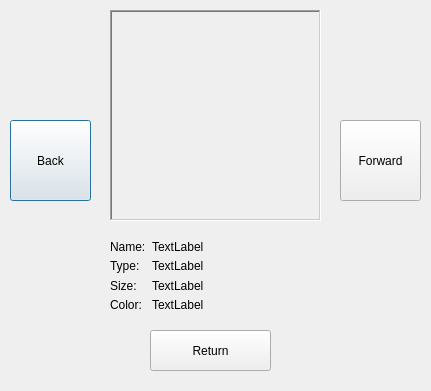
<?xml version="1.0" encoding="UTF-8"?>
<ui version="4.0">
 <class>Results</class>
 <widget class="QDialog" name="Results">
  <property name="geometry">
   <rect>
    <x>0</x>
    <y>0</y>
    <width>431</width>
    <height>391</height>
   </rect>
  </property>
  <property name="windowTitle">
   <string>Dialog</string>
  </property>
  <widget class="QLabel" name="picture">
   <property name="geometry">
    <rect>
     <x>110</x>
     <y>10</y>
     <width>211</width>
     <height>211</height>
    </rect>
   </property>
   <property name="frameShape">
    <enum>QFrame::WinPanel</enum>
   </property>
   <property name="frameShadow">
    <enum>QFrame::Sunken</enum>
   </property>
   <property name="text">
    <string/>
   </property>
  </widget>
  <widget class="QPushButton" name="pushButton">
   <property name="geometry">
    <rect>
     <x>10</x>
     <y>120</y>
     <width>81</width>
     <height>81</height>
    </rect>
   </property>
   <property name="text">
    <string>Back</string>
   </property>
  </widget>
  <widget class="QPushButton" name="pushButton_2">
   <property name="geometry">
    <rect>
     <x>340</x>
     <y>120</y>
     <width>81</width>
     <height>81</height>
    </rect>
   </property>
   <property name="text">
    <string>Forward</string>
   </property>
  </widget>
  <widget class="QPushButton" name="pushButton_3">
   <property name="geometry">
    <rect>
     <x>150</x>
     <y>330</y>
     <width>121</width>
     <height>41</height>
    </rect>
   </property>
   <property name="text">
    <string>Return</string>
   </property>
  </widget>
  <widget class="QWidget" name="layoutWidget">
   <property name="geometry">
    <rect>
     <x>110</x>
     <y>240</y>
     <width>211</width>
     <height>72</height>
    </rect>
   </property>
   <layout class="QFormLayout" name="formLayout">
    <item row="0" column="0">
     <widget class="QLabel" name="label">
      <property name="text">
       <string>Name:</string>
      </property>
     </widget>
    </item>
    <item row="0" column="1">
     <widget class="QLabel" name="lName">
      <property name="text">
       <string>TextLabel</string>
      </property>
     </widget>
    </item>
    <item row="1" column="0">
     <widget class="QLabel" name="label_2">
      <property name="text">
       <string>Type:</string>
      </property>
     </widget>
    </item>
    <item row="1" column="1">
     <widget class="QLabel" name="lType">
      <property name="text">
       <string>TextLabel</string>
      </property>
     </widget>
    </item>
    <item row="2" column="0">
     <widget class="QLabel" name="label_3">
      <property name="text">
       <string>Size:</string>
      </property>
     </widget>
    </item>
    <item row="2" column="1">
     <widget class="QLabel" name="lSize">
      <property name="text">
       <string>TextLabel</string>
      </property>
     </widget>
    </item>
    <item row="3" column="0">
     <widget class="QLabel" name="label_4">
      <property name="text">
       <string>Color:</string>
      </property>
     </widget>
    </item>
    <item row="3" column="1">
     <widget class="QLabel" name="lColor">
      <property name="text">
       <string>TextLabel</string>
      </property>
     </widget>
    </item>
   </layout>
  </widget>
 </widget>
 <resources/>
 <connections/>
</ui>
